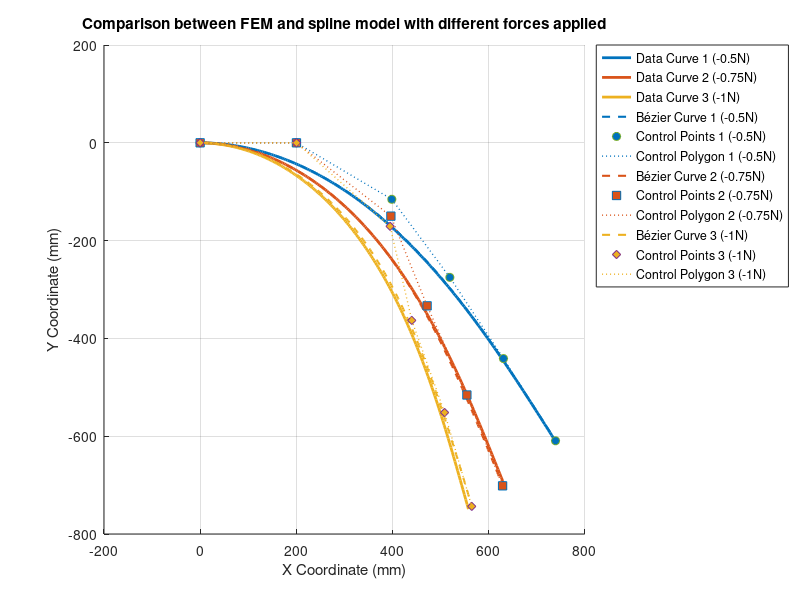

The MATLAB source for this figure:
clear
close all

% 1) Data to curve through (cubic spline for original data)
% First data set from provided values
xData1 = [-9.3670E-10, 100-7.5640E-01, 200-5.5210E+00, 300-1.6630E+01, 400-3.4990E+01, 500-6.0510E+01, 600-9.2460E+01, 700-1.2980E+02, 800-1.7120E+02, 900-2.1540E+02, 1000-2.6100E+02]; % X coordinates (mm)
yData1 = [3.06300E-09, -1.07800E+01, -4.08700E+01, -8.64900E+01, -1.44100E+02, -2.10800E+02, -2.84100E+02, -3.62000E+02, -4.43000E+02, -5.26000E+02, -6.09900E+02]; % Y coordinates (mm)

% Second data set from -0.75N data (hardcoded)
xData2 = [0, 
          100 - 1.22400E+00, 
          200 - 8.74700E+00, 
          300 - 2.57900E+01, 
          400 - 5.31700E+01, 
          500 - 9.02500E+01, 
          600 - 1.35700E+02, 
          700 - 1.87800E+02, 
          800 - 2.44900E+02, 
          900 - 3.05400E+02, 
          1000 - 3.67400E+02]; % X coordinates (mm)
yData2 = [0, -1.3710E+01, -5.1260E+01, -1.0690E+02, -1.7550E+02, -2.5320E+02, -3.3700E+02, -4.2480E+02, -5.1510E+02, -6.0690E+02, -6.9950E+02]; % Y coordinates (mm)

% Third data set from -1N data (hardcoded)
xData3 = [0, 
          100 - 1.66700E+00, 
          200 - 1.16700E+01, 
          300 - 3.37500E+01, 
          400 - 6.83100E+01, 
          500 - 1.14100E+02, 
          600 - 1.69100E+02, 
          700 - 2.31300E+02, 
          800 - 2.98700E+02, 
          900 - 3.69500E+02, 
          1000 - 4.41900E+02]; % X coordinates (mm)
yData3 = [0, -1.5990E+01, -5.9030E+01, -1.2150E+02, -1.9700E+02, -2.8090E+02, -3.7020E+02, -4.6280E+02, -5.5730E+02, -6.5300E+02, -7.4910E+02]; % Y coordinates (mm)

% 2) Control points for Bézier curves (6 control points each)
% First provided Bézier curve
bx{1} = [0 0.200155 0.39875 0.51948 0.630998 0.739303]*1e3; 
by{1} = [0 0 -0.115537 -0.275189 -0.441164 -0.609342]*1e3;

% Control points for the second curve (-0.75N)
bx{2} = [0, 0.200359202850183, 0.396798388970612, 0.472192276103971, 0.554896356562057, 0.629182346388501]*1e3; 
by{2} = [0, 0, -0.149981422009211, -0.333404598046099, -0.515723300097161, -0.701466141714871]*1e3;

% Control points for the third curve (-1N)
bx{3} = [0, 0.200514159118231, 0.395120348822528, 0.440329692289411, 0.508471840277205, 0.565059930645154]*1e3;
by{3} = [0, 0, -0.170789101844841, -0.363138734402648, -0.551597881097355, -0.743492923930821]*1e3;

% Labels for plotting
dataLabels = {"Data Curve 1 (-0.5N)", "Data Curve 2 (-0.75N)", "Data Curve 3 (-1N)"};
bezierLabels = {"Bézier Curve 1 (-0.5N)", "Bézier Curve 2 (-0.75N)", "Bézier Curve 3 (-1N)"};
controlPointLabels = {"Control Points 1 (-0.5N)", "Control Points 2 (-0.75N)", "Control Points 3 (-1N)"};
polygonLabels = {"Control Polygon 1 (-0.5N)", "Control Polygon 2 (-0.75N)", "Control Polygon 3 (-1N)"};
colors = {[0 0.4470 0.7410], [0.8500 0.3250 0.0980], [0.9290 0.6940 0.1250]};
markers = {'o', 's', 'd'};

% ------------------------
% Fine parameter vector
t = linspace(0, 1, 200);

% ------------------------
% Prepare figure
figure; hold on; grid on;

% Plot data curves
for i = 1:3
    % Match data with the correct curve
    if i == 2
        xData = xData2;  % -0.75N data
        yData = yData2;
    elseif i == 3
        xData = xData3;  % -1N data
        yData = yData3;
    else
        xData = xData1;  % -0.5N data
        yData = yData1;
    end
    
    xi = linspace(min(xData), max(xData), 200);
    yi_spline = spline(xData, yData, xi);
    plot(xi, yi_spline, 'Color', colors{i}, 'LineWidth', 2, ...
         'DisplayName', dataLabels{i});
end

% Plot Bézier curves
for k = 1:3
    Xc = bx{k}; Yc = by{k};
    n = numel(Xc) - 1; % Bézier degree
    Bx = zeros(size(t));
    By = zeros(size(t));
    
    % Bernstein basis
    for i = 0:n
        B = nchoosek(n, i) .* (1 - t).^(n - i) .* t.^i;
        Bx = Bx + B .* Xc(i+1);
        By = By + B .* Yc(i+1);
    end
    
    % Plot Bézier curve
    plot(Bx, By, 'Color', colors{k}, 'LineStyle', '--', 'LineWidth', 1.5, ...
         'DisplayName', bezierLabels{k});
    
    % Plot control points
    plot(Xc, Yc, markers{k}, 'MarkerFaceColor', colors{k}, ...
         'MarkerSize', 6, 'DisplayName', controlPointLabels{k});
    
    % Plot control polygon
    plot(Xc, Yc, 'Color', colors{k}, 'LineStyle', ':', ...
         'LineWidth', 1, 'DisplayName', polygonLabels{k});
end

% ------------------------
% Finalize plot
xlabel('X Coordinate (mm)'); ylabel('Y Coordinate (mm)');
title('Comparison between FEM and spline model with different forces applied');
legend('Location', 'bestoutside');
hold off;